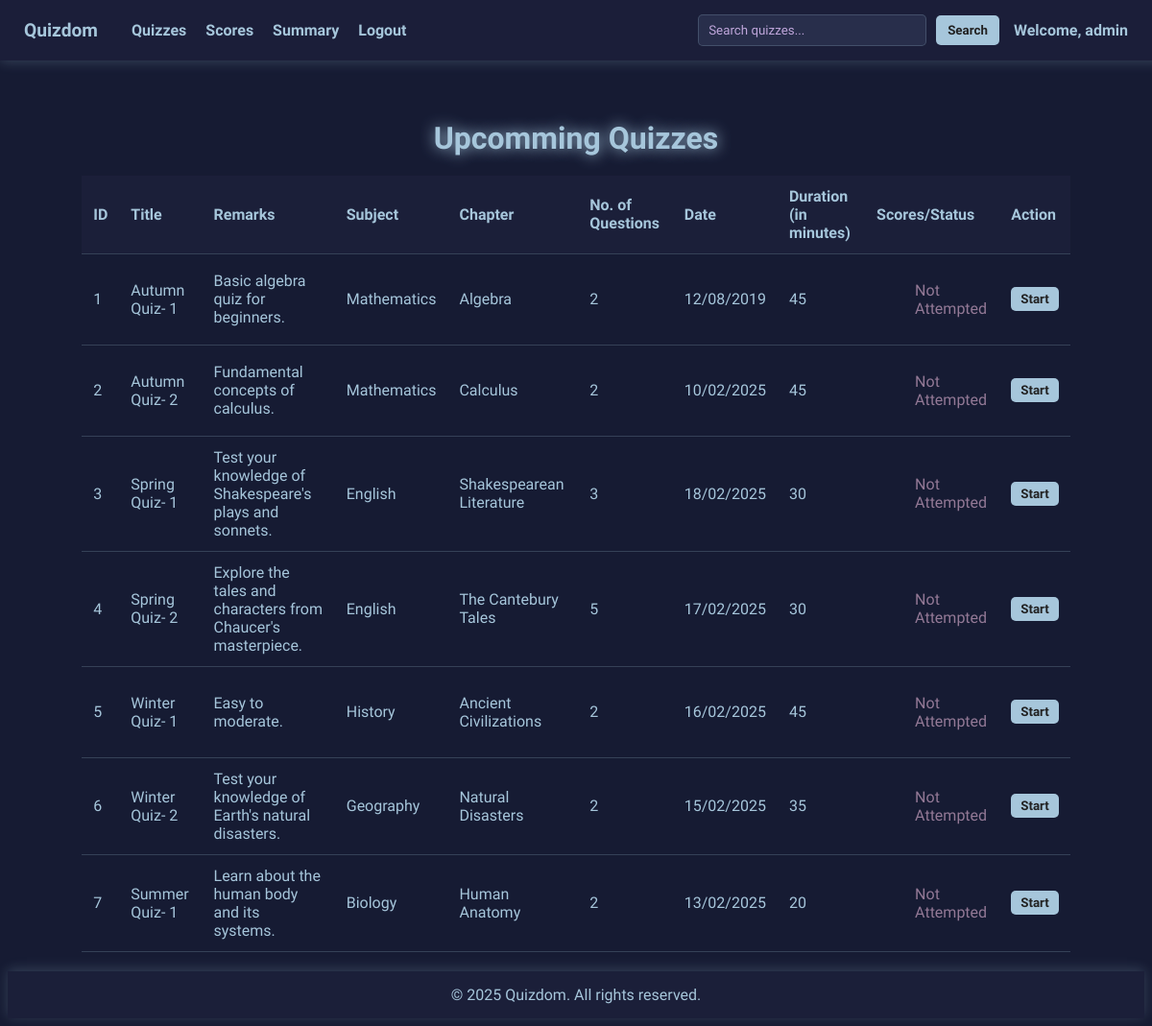
/Upcomming-Quizzes (signed in), run on the app's committed database.
### main.py (models this page shows)
class Quiz(db.Model):
    id = db.Column(db.Integer, unique=True, primary_key=True)
    title = db.Column(db.String(100), nullable=False)
    chapter_id = db.Column(db.Integer, db.ForeignKey('chapter.id'), nullable=False)
    date_of_quiz = db.Column(db.DateTime, default=datetime.utcnow)
    time_duration = db.Column(db.Integer, nullable=False)
    remarks = db.Column(db.Text, nullable=False)
    questions = db.relationship('Question', back_populates='quiz', cascade="all, delete")
    chapter = db.relationship('Chapter', back_populates='quiz')
    scores = db.relationship('Score', back_populates='quiz', cascade="all, delete")

class Subject(db.Model):
    id = db.Column(db.Integer, primary_key=True)
    name = db.Column(db.String(100), nullable=False)
    description = db.Column(db.Text, nullable=False)
    chapters = db.relationship('Chapter', back_populates='subject', cascade="all, delete-orphan")

class Chapter(db.Model):
    id = db.Column(db.Integer, primary_key=True)
    title = db.Column(db.String(100), nullable=False)
    description = db.Column(db.Text, nullable=False)
    subject_id = db.Column(db.Integer, db.ForeignKey('subject.id'), nullable=False)
    subject = db.relationship('Subject', back_populates='chapters')
    quiz = db.relationship('Quiz', back_populates='chapter', cascade="all, delete")

### main.py (the view)
@app.route('/Upcomming-Quizzes')
def upcomming_quizzes():
    if session.get('username') is None:
        return redirect(url_for('user_login'))
    search_query = request.args.get('search', '').lower()
    quizzes = Quiz.query.join(Chapter).join(Subject).filter(
        (Quiz.title.ilike(f'%{search_query}%')) |  # Search by quiz title
        (Chapter.title.ilike(f'%{search_query}%')) |  # Search by chapter title
        (Subject.name.ilike(f'%{search_query}%'))  # Search by subject name
    ).all()
    return render_template('upcomming_quizzes.html', quizzes=quizzes)

### templates/upcomming_quizzes.html (shortened to what this page needs)
<!DOCTYPE html>
<html>
<head>
</head>
<body>
    <nav class="navigation">
        <div class="nav-links">
            <span class="brand">Quizdom</span>
            <a href="/Upcomming-Quizzes">Quizzes</a>
            <a href="/Scorecard">Scores</a>
            <a href="/User-Summary">Summary</a>
            <a href="/">Logout</a>
        </div>
        <div class="nav-right">
            <form action="{{ url_for('upcomming_quizzes') }}" method="GET" class="search-form">
                <input type="text" name="search" class="search-input" placeholder="Search quizzes..." value="{{ request.args.get('search', '') }}">
                <button type="submit" class="search-button">Search</button>
            </form>
            <span style="color: #A6C6DB; font-weight: bold; margin-right: 50px">Welcome, {{ session['username'] }}</span>
        </div>
    </nav>
    <div class="container">
        <h2 class="dashboard-title">Upcomming Quizzes</h2>
        <table>
            <thead>
                <tr>
                    <th>ID</th>
                    <th>Title</th>
                    <th>Remarks</th>
                    <th>Subject</th>
                    <th>Chapter</th>
                    <th>No. of Questions</th>
                    <th>Date</th>
                    <th>Duration (in minutes)</th>
                    <th>Scores/Status</th>
                    <th>Action</th>
                </tr>
            </thead>
            <tbody>
                {% for quiz in quizzes %}
                <tr>
                    <td>{{ quiz.id }}</td>
                    <td>{{ quiz.title }}</td>
                    <td>{{ quiz.remarks }}</td>
                    <td>{{ quiz.chapter.subject.name }}</td>
                    <td>{{ quiz.chapter.title }}</td>
                    <td>{{ quiz.questions|length }}</td>
                    <td>{{ quiz.date_of_quiz.strftime('%d/%m/%Y') }}</td>
                    <td>{{ quiz.time_duration }}</td>
                    <td>
                        {% set user_scores = quiz.scores | selectattr('user_id', 'equalto', session['user_id']) | list %}
                        {% if user_scores %}
                            <ul style="color: rgb(93, 120, 105); margin-left: -25px;">
                            {% for score in user_scores %}
                               <li>Score: {{ score.score }}/{{ quiz.questions | length }}</li>
                            {% endfor %}
                            </ul>
                        {% else %}
                            <ul style="color: rgb(147, 121, 150);">Not Attempted</ul>
                        {% endif %}
                    </td>
                    <td>
                        <a href = '/Attempt-Quiz/{{quiz.id}}' ><button>Start</button> </a>
                    </td>
                </tr>
                {% endfor %}
            </tbody>
        </table>
    </div>
    <footer>
        &copy; 2025 Quizdom. All rights reserved.
    </footer>
</body>
</html>

### templates/upcomming_quizzes.html (style rules this page uses)
* { font-family: 'Orbitron', sans-serif; }
body { background-color: #161B33; color: #DDE3F0; padding-top: 70px; display: flex; flex-direction: column; min-height: 100vh; }
.container { flex: 1; padding: 20px; }
.navigation { position: fixed; top: 0; left: 0; width: 100%; display: flex; justify-content: space-between; align-items: center; background-color: rgba(28, 32, 58, 0.9); padding: 15px 25px; box-shadow: 0 2px 12px rgba(173, 216, 230, 0.2); z-index: 1000; }
.nav-links { display: flex; align-items: center; gap: 20px; }
.nav-links a { text-decoration: none; color: #A6C6DB; font-weight: bold; transition: 0.3s; }
.brand { font-size: 1.2rem; font-weight: bold; color: #A6C6DB; margin-right: 15px; }
.nav-right { display: flex; align-items: center; gap: 15px; }
.dashboard-title { text-align: center; color: #A6C6DB; font-size: 2em; text-shadow: 0 0 15px #A6C6DB; margin-bottom: 20px; }
.search-form { display: flex; align-items: center; gap: 10px; }
.search-input { background-color: rgba(48, 55, 85, 0.7); border: 1px solid rgba(173, 216, 230, 0.2); border-radius: 5px; padding: 8px 35px 8px 10px; color: #A6C6DB; }
.search-input::placeholder { color: #BFA6DB; }
.search-button { background-color: #A6C6DB; border: none; border-radius: 5px; padding: 8px 12px; color: #222; font-weight: bold; cursor: pointer; transition: 0.3s; }
table { width: 90%; margin: auto; border-collapse: collapse; margin-top: 20px; }
th, td { padding: 12px; text-align: left; border-bottom: 1px solid rgba(173, 216, 230, 0.2); color: #A6C6DB; }
th { background-color: rgba(28, 32, 58, 0.9); font-weight: bold; }
button { background-color: #A6C6DB; border: none; border-radius: 5px; padding: 5px 10px; cursor: pointer; color: #222; font-weight: bold; transition: 0.3s; }
footer { background-color: rgba(28, 32, 58, 0.9); color: #A6C6DB; text-align: center; padding: 15px 0; margin-top: auto; box-shadow: 0 -2px 12px rgba(173, 216, 230, 0.2); }

### data on the page
Quiz: id "1", title "Autumn Quiz- 1", remarks "Basic algebra quiz for beginners.", chapter.subject.name "Mathematics", chapter "Algebra", questions|length "2", date_of_quiz "12/08/2019", time_duration "45"
Quiz: id "2", title "Autumn Quiz- 2", remarks "Fundamental concepts of calculus.", chapter.subject.name "Mathematics", chapter "Calculus", questions|length "2", date_of_quiz "10/02/2025", time_duration "45"
Quiz: id "3", title "Spring Quiz- 1", remarks "Test your knowledge of Shakespeare's plays and sonnets.", chapter.subject.name "English", chapter "Shakespearean Literature", questions|length "3", date_of_quiz "18/02/2025", time_duration "30"
Quiz: id "4", title "Spring Quiz- 2", remarks "Explore the tales and characters from Chaucer's masterpiece.", chapter.subject.name "English", chapter "The Cantebury Tales", questions|length "5", date_of_quiz "17/02/2025", time_duration "30"
Quiz: id "5", title "Winter Quiz- 1", remarks "Easy to moderate.", chapter.subject.name "History", chapter "Ancient Civilizations", questions|length "2", date_of_quiz "16/02/2025", time_duration "45"
Quiz: id "6", title "Winter Quiz- 2", remarks "Test your knowledge of Earth's natural disasters.", chapter.subject.name "Geography", chapter "Natural Disasters", questions|length "2", date_of_quiz "15/02/2025", time_duration "35"
Quiz: id "7", title "Summer Quiz- 1", remarks "Learn about the human body and its systems.", chapter.subject.name "Biology", chapter "Human Anatomy", questions|length "2", date_of_quiz "13/02/2025", time_duration "20"

### other printed values
{{ session['username'] }} "admin"
